Frame 1 (no input): blank canvas, image omitted
Frame 60 (the mouse pressed at the canvas centre just before this capture): blank canvas, image omitted
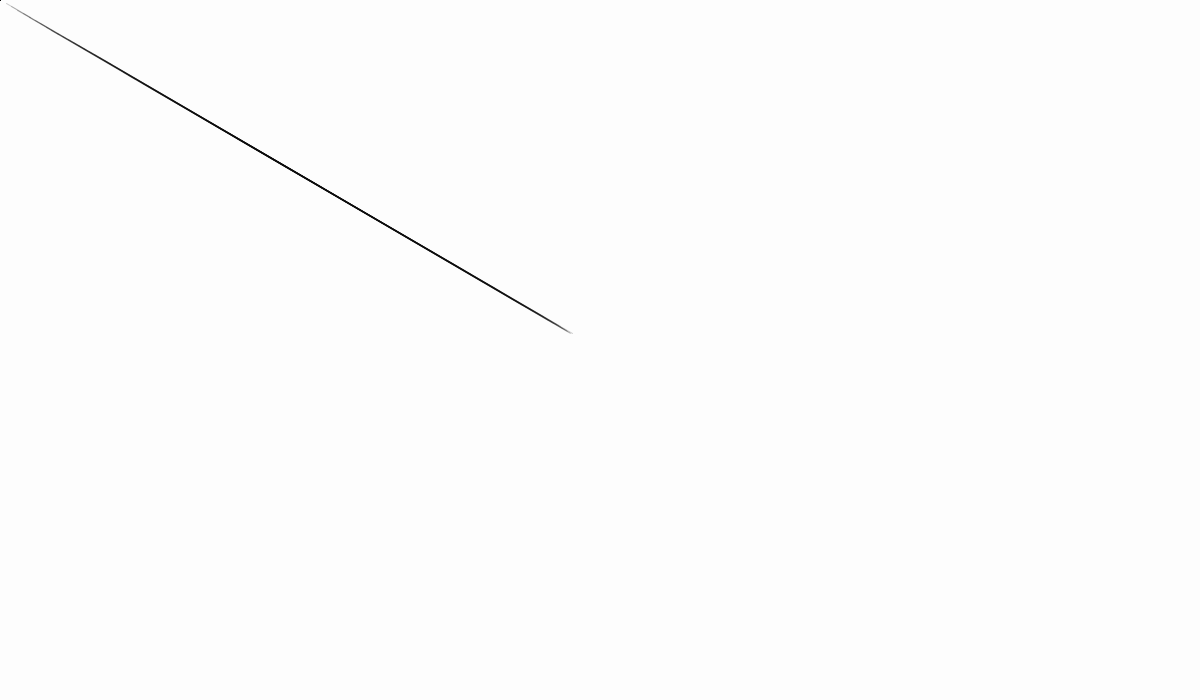
Frame 120 (the mouse held since frame 60 and released just before this capture)

The Processing sketch whose frames 1 and 60 were blank and that drew this single picture after the mouse press (run headless with seeded random() and noise(); from frame 60 on, the mouse is pressed at the canvas centre):

// Processing sketch: sketch_170312a
// ── sketch_170312a.pde
float x=0,y=0,x2=0,y2=0;
float easing = 0.01;
float Neasing = 0.05;
void setup() {
   size(1200, 700);
   stroke(10,50);
   background(253);
}
void draw(){
   x+=(mouseX-x)*easing;
   y+=(mouseY-y)*easing;
   x2+=(mouseX-x2)*Neasing;
   y2+=(mouseY-y2)*Neasing;
   line(x, y, x2, y2);
}
